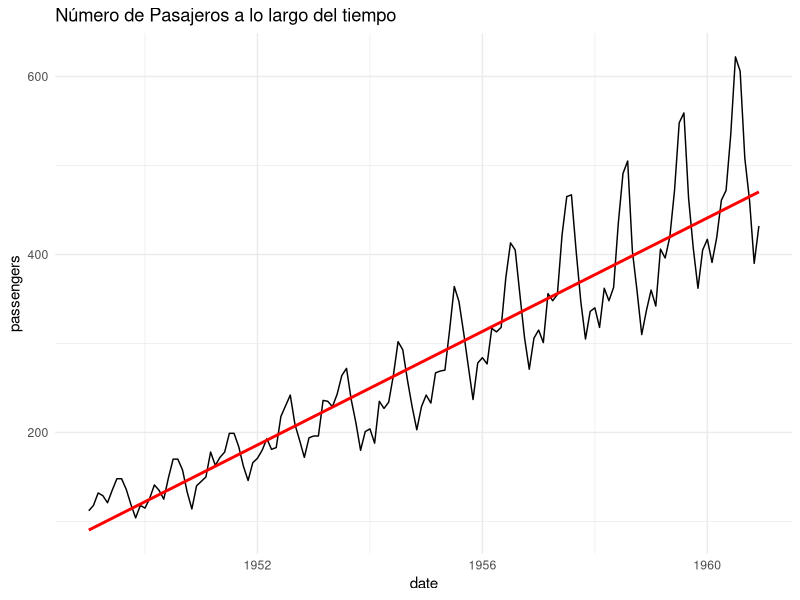
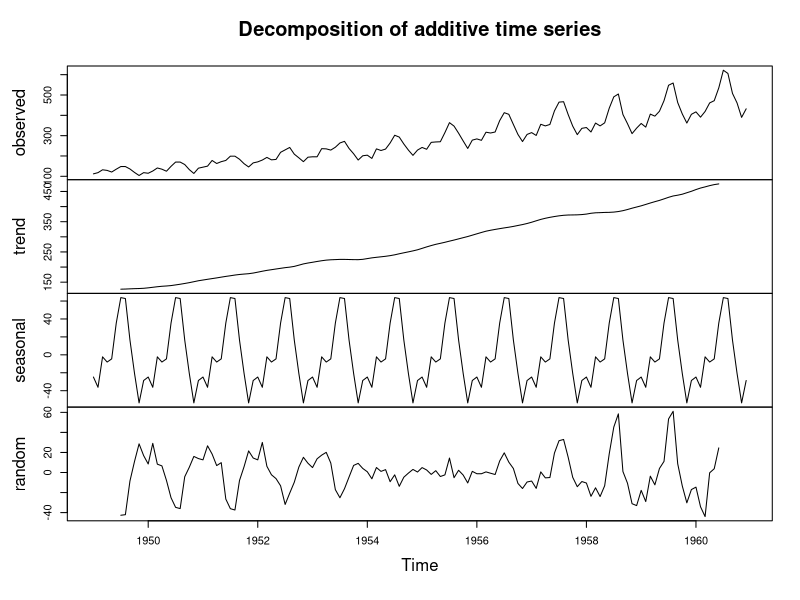
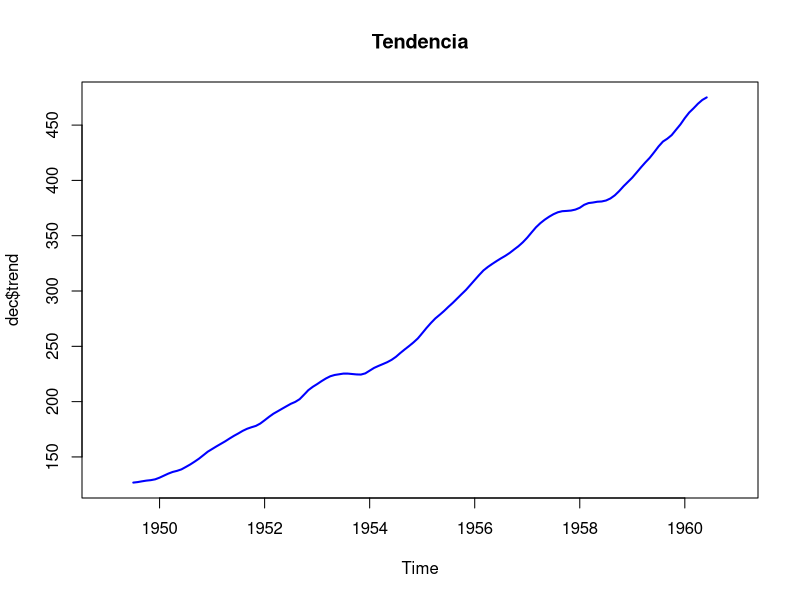
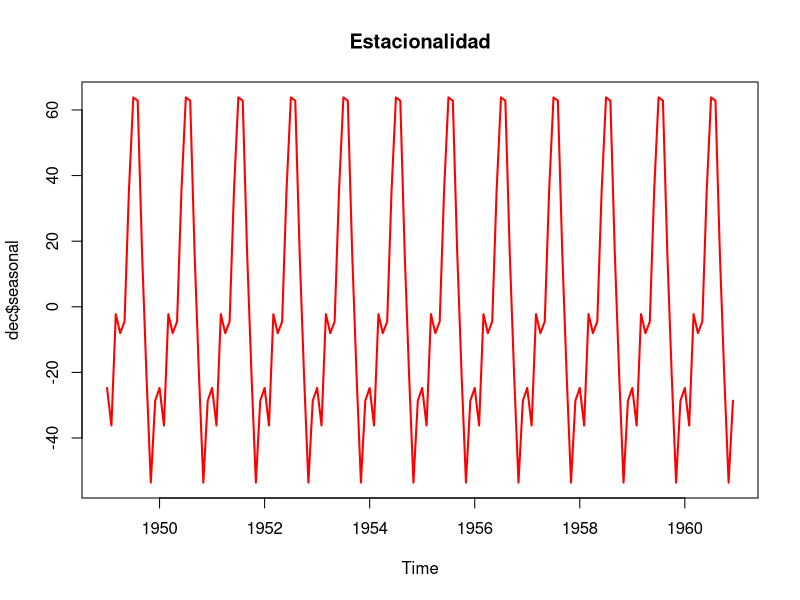
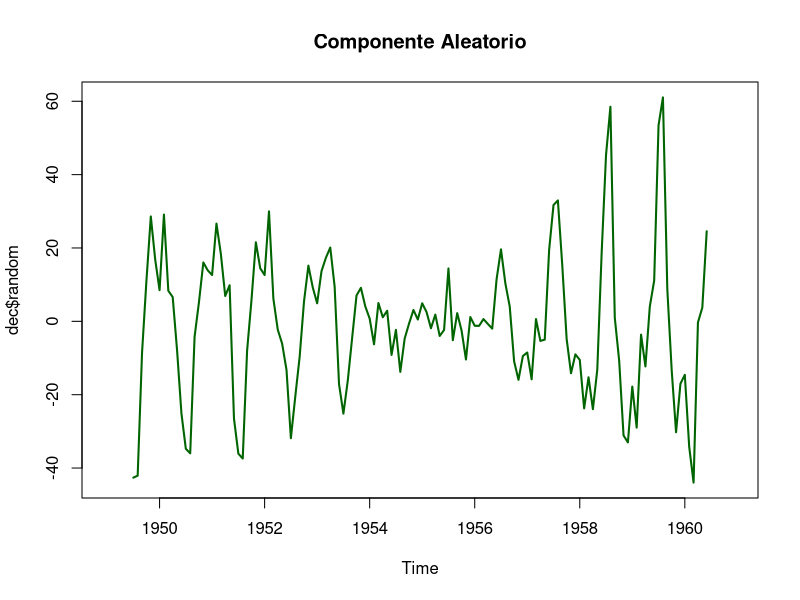
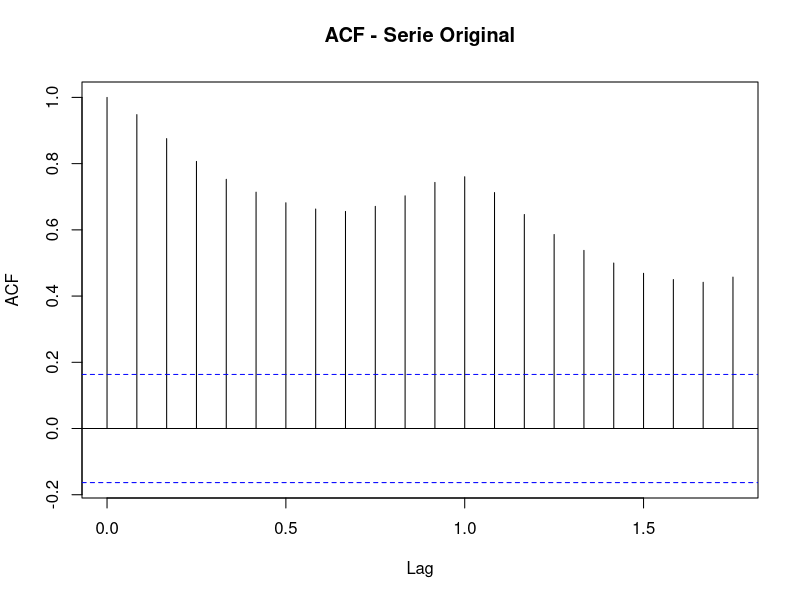
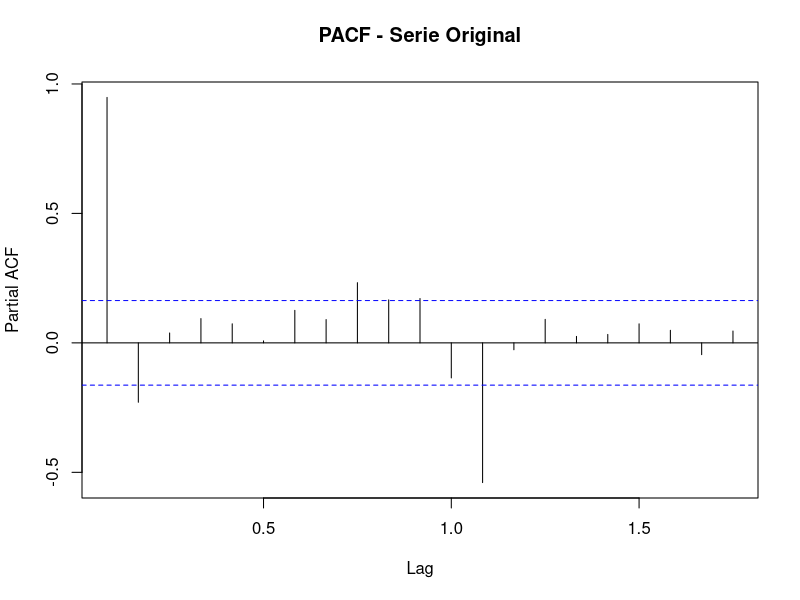
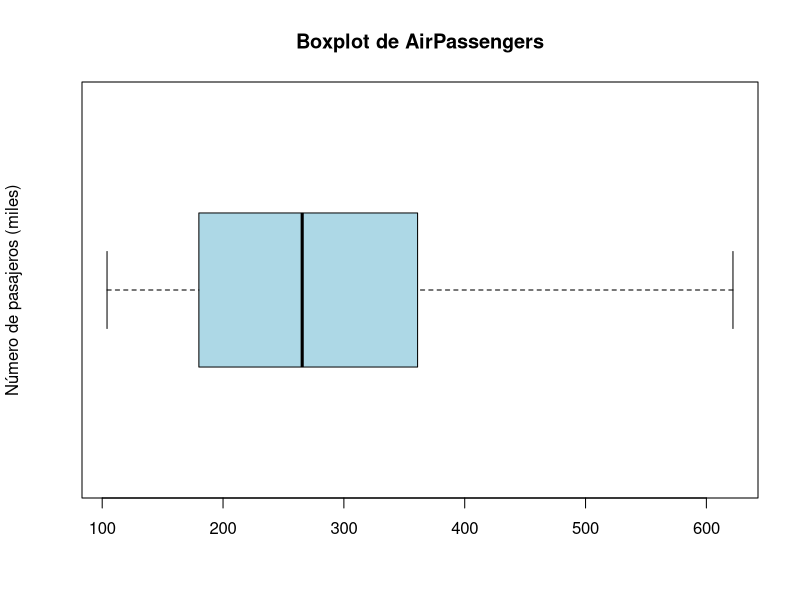

R code for these plots, in order:
library(tidyverse)

# 1. Cargar el dataset
data("AirPassengers")

## Inspeccionar la estructura del dataset
print(class(AirPassengers))   # Verifica que es una serie temporal (ts)
print(summary(AirPassengers)) # Resumen estadístico
print(start(AirPassengers))   # Inicio de la serie
print(end(AirPassengers))     # Fin de la serie
print(frequency(AirPassengers)) # Frecuencia: 12 (mensual)
time(AirPassengers)
head(AirPassengers,60)
      
# 2. Exploración inicial
library(tidyverse)

df <- data.frame(
  date = time(AirPassengers),
  passengers = as.numeric(AirPassengers)
)
ggplot(df, aes(x = date, y = passengers)) +
  geom_line() +
  geom_smooth(method = "lm", se = FALSE, color = "red") +
  theme_minimal()+
  ggtitle("Número de Pasajeros a lo largo del tiempo")
          
cat("La media de la serie temporal AirPassengers es: ", mean(AirPassengers), "\n")
cat("La desviación típica de la serie temporal AirPassengers es: ", sd(AirPassengers))

# 3. Análisis de tendencia y estacionalidad
dec <- decompose(AirPassengers)
plot(dec)   

print("Graficamos la Tendencia")
plot(dec$trend, main = "Tendencia", col = "blue", lwd = 2)
print("Graficamos la Estacionalidad")
plot(dec$seasonal, main = "Estacionalidad", col = "red", lwd = 2)
print("Graficamos el Componente Aleatorio")
plot(dec$random, main = "Componente Aleatorio", col = "darkgreen", lwd = 2)

#4. Análisis de estacionariedad:

acf <- acf(AirPassengers, main = "ACF - Serie Original")
acf
pacf <- pacf(AirPassengers, main = "PACF - Serie Original")
pacf
library(tseries)
adf.test(AirPassengers)
diff_airp <- diff(AirPassengers)
diff_airp
adf.test(diff_airp)

#5. Detección de valores atípicos:

boxplot(AirPassengers,
        main = "Boxplot de AirPassengers",
        ylab = "Número de pasajeros (miles)",
        col = "lightblue",
        horizontal = TRUE)

# No hay atípicos, salvo picos estacionales normales. Nos fijamos en los meses
mes <- cycle(AirPassengers)
año <- floor(time(AirPassengers))
sett <- as.numeric(AirPassengers)
mensual <- boxplot(sett ~ mes,
                    main="Boxplot mensual de AirPassengers",
                   xlab="Mes", ylab="Número de pasajeros",
                    names=month.abb)
outliers <- boxplot.stats(sett)$out
outliers

#6. Interpretación de resultados:

cat("La serie muestra tendencia creciente y fuerte estacionalidad anual.\n")
cat("La variabilidad aumenta con el tiempo (mejor trabajar con log). \n")
cat("Tras la diferenciación, la serie se vuelve estacionaria.\n")
cat("Algunos valores marcados como outliers corresponden a picos estacionales normales.\n")
